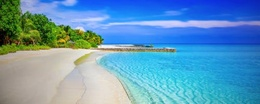
%> input picture DSIP-Final Project/DSIP Project/beach.jpg, 260 x 104 px, shrunk from 500 x 200 before the run
$ octave Complete_function_code.m   (GNU Octave 9; MATLAB toolbox functions it lacks are replaced by stand-ins)
%> lines starting %> are read from the running program, lines starting %| are printed output that depends on the picture
tic
clc;
clear all;
close all;
a = imread('beach.jpg');
%> a is the input picture: size 104x260x3 uint8; mean R, G, B 97.6, 152.5, 187.5
b = im2double(a);
%b = imnoise(a1,'salt & pepper',0.2);
[m,n] = size(b);
%> m = 104; n = 780
A = 2;
c = zeros(m,n);
d = zeros(m,n);
e = zeros(m,n);
f = zeros(m,n);
g = zeros(m,n);
h = zeros(m,n);
k = zeros(m,n);
l = zeros(m,n);
for i = 2:m-1
    for j = 2:n-1
        c(i,j) = 1/9*(b(i-1,j-1) + b(i-1,j) + b(i-1,j+1) + b(i,j-1) + b(i,j) + b(i,j+1) + b(i+1,j-1) + b(i+1,j) + b(i+1,j+1));
        d1 = b(i-1:i+1,j-1:j+1);
        d2 = reshape(d1,1,9);
        d3 = sort(d2);
        d4 = median(d3);
        d(i,j) = d4;
        e(i,j) = 1/9*(8*b(i,j) - (b(i-1,j-1) + b(i-1,j) + b(i-1,j+1) + b(i,j-1) + b(i,j+1) + b(i+1,j-1) + b(i+1,j) + b(i+1,j+1)));
        f(i,j) = b(i,j) - c(i,j);
        g(i,j) = (A - 1)*b(i,j) + f(i,j);
        Gx1 = b(i-1,j-1) - b(i,j);
        Gy1 = b(i-1,j) - b(i,j-1);
        h(i,j) = sqrt(Gx1.^2 + Gy1.^2);
        Gx2 = (b(i+1,j-1) + b(i+1,j) + b(i+1,j+1)) - (b(i-1,j-1) + b(i-1,j) + b(i-1,j+1));
        Gy2 = (b(i-1,j+1) + b(i,j+1) + b(i+1,j+1)) - (b(i-1,j-1) + b(i,j-1) + b(i+1,j-1));
        k(i,j) = sqrt(Gx2.^2 + Gy2.^2);
        Gx3 = (b(i+1,j-1) + 2*b(i+1,j) + b(i+1,j+1)) - (b(i-1,j-1) + 2*b(i-1,j) + b(i-1,j+1));
        Gy3 = (b(i-1,j+1) + 2*b(i,j+1) + b(i+1,j+1)) - (b(i-1,j-1) + 2*b(i,j-1) + b(i+1,j-1));
        l(i,j) = sqrt(Gx3.^2 + Gy3.^2);


    end
end
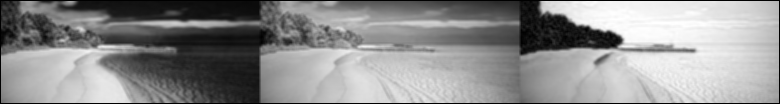
%> c: size 104x780 double; min 0, max 1, mean 0.56
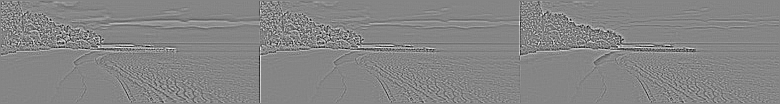
%> e: size 104x780 double; min -0.233, max 0.211, mean 4.41e-05; drawn with min black and max white
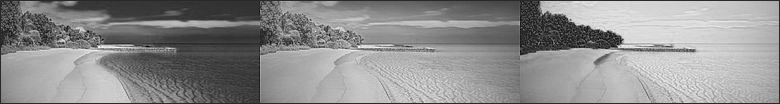
%> g: size 104x780 double; min -0.231, max 1.18, mean 0.56; drawn with min black and max white
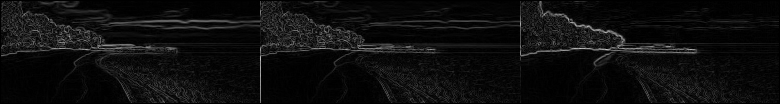
%> h: size 104x780 double; min 0, max 0.771, mean 0.0562
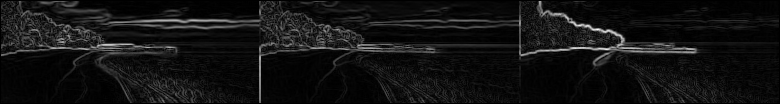
%> k: size 104x780 double; min 0, max 2.36, mean 0.173; drawn with min black and max white
imshow(b);title('original image');
figure;
imshow(c);title('low pass filtered image (smoothed)');
figure;
imshow(d);title('Median Filtered Image');
figure;
imshow(e);title('basic high pass filtered image');
figure;
imshow(f);title('high pass filtered image in the form of original - smoothed image');
figure;
imshow(g);title('High Boost Image');
figure;
imshow(h);title('Roberts Derivative Filter Image');
figure;
imshow(k);title('Prewitt Derivative Filter Image');
%> after `imshow(k)`:
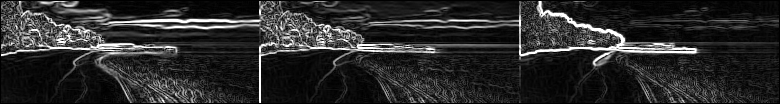
%> displayed picture: size 104x780, on the screen's scale of 0 to 255; min 0, max 255, mean 42.7
figure;
imshow(l);title('Sobel Derivative Filter Image');
%> after `imshow(l)`:
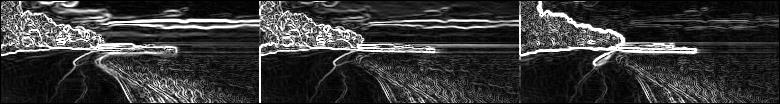
%> displayed picture: size 104x780, on the screen's scale of 0 to 255; min 0, max 255, mean 56
toc

$ run again, with DSIP-Final Project/DSIP Project/Photo.jpg copied over DSIP-Final Project/DSIP Project/beach.jpg
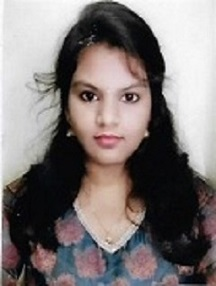
%> input picture DSIP-Final Project/DSIP Project/Photo.jpg, 216 x 286 px
%> a is the input picture: size 286x216x3 uint8; mean R, G, B 126.4, 118.8, 117.9
%> after the loop `for i = 2:m-1`:
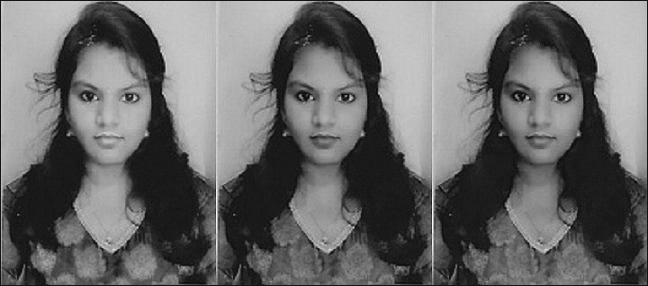
%> g: size 286x648 double; min -0.115, max 1.28, mean 0.467; drawn with min black and max white
%> `imshow(l)`:
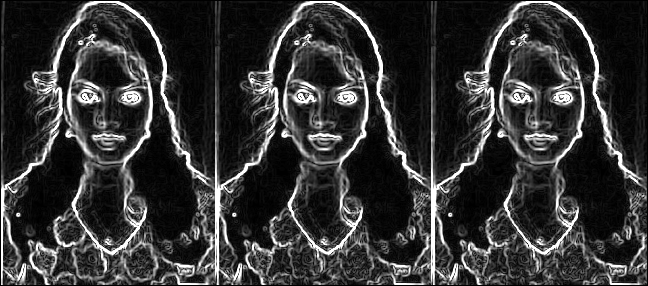
%> displayed picture: size 286x648, on the screen's scale of 0 to 255; min 0, max 255, mean 52.5
